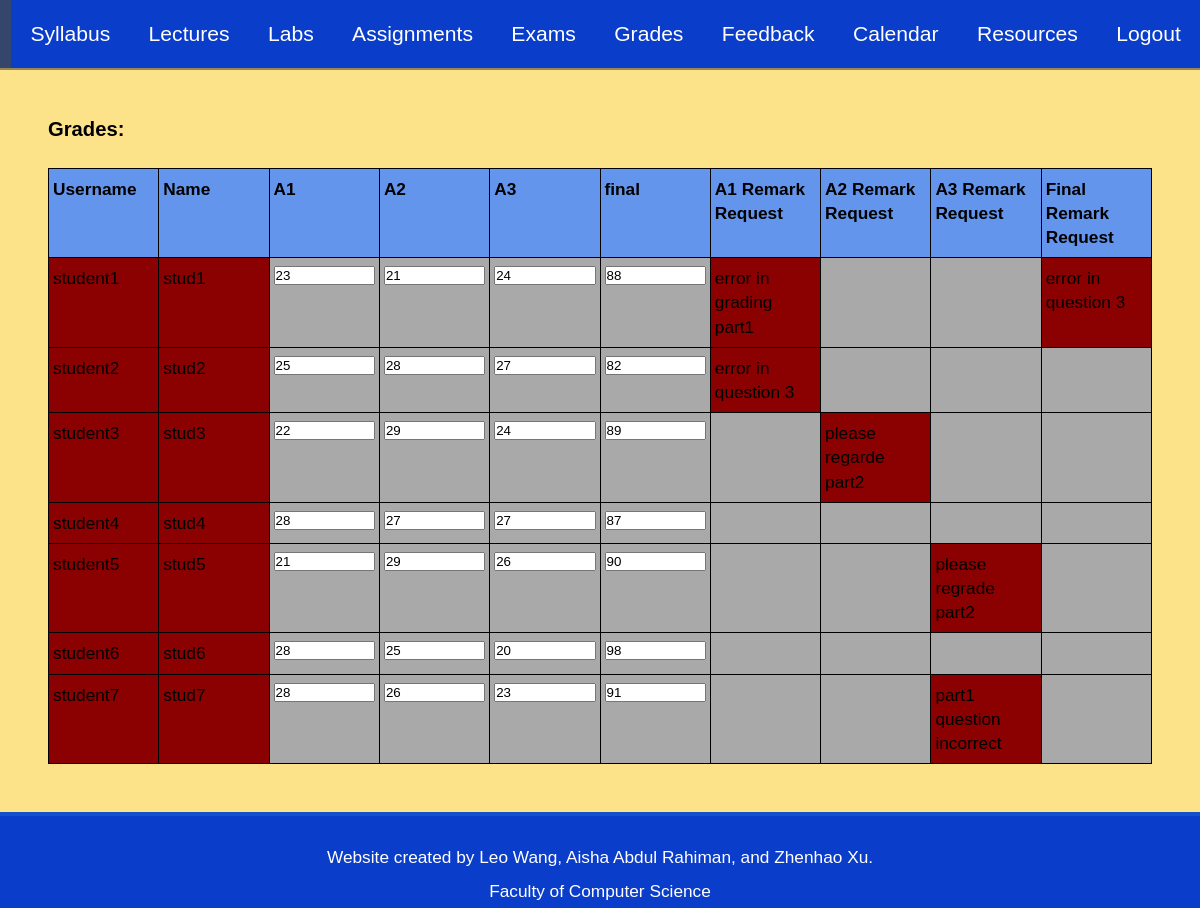
The app's page /grades (signed in) with its own data.
### tables this page shows
CREATE TABLE Marks(
    username     TEXT PRIMARY KEY,
    name         TEXT,
    A1           INTEGER,
	A2           INTEGER,
	A3           INTEGER,
	final        INTEGER,
    A1_reason    TEXT,
    A2_reason    TEXT,
    A3_reason    TEXT,
    final_reason TEXT
);

### app.py (the view)
@app.route("/grades", methods=['POST', 'GET'])
def grades():
    check_login()
    if session['usertype'] == 'student':
        headings = ("A1", "A2", "A3", "final")
        if request.method == 'POST':
            reason = request.form['reason']
            execute(f"UPDATE Marks SET {request.form['asn']} = ? WHERE username = ?", reason, session['username'])
            commit()
        data = records("SELECT A1, A2, A3, final FROM Marks WHERE username = ?", session['username'])
        return render_template('grades.html', headings=headings, data=data)
    elif session['usertype'] == 'instructor':
        headings = ("Username", "Name", "A1", "A2", "A3", "final", "A1 Remark Request", "A2 Remark Request", "A3 Remark Request", "Final Remark Request")
        data = records("SELECT * FROM Marks")
        if request.method == "POST":
            mark = request.form['mark'].split(" ")  # string is given in the form "mark studentUsername assignment"
            execute(f"UPDATE Marks SET {mark[2]} = ? WHERE username = ?", mark[0], mark[1])
            commit()
        data = records("SELECT * FROM Marks")
        return render_template('grades.html', headings=headings, data=data)
    else:
        raise ValueError('Invalid usertype: ' + session['usertype'])

### auth.py (called while the page is built)
def check_login():
    if 'username' not in session:
        abort(403)

### db.py (called while the page is built)
def records(commands, *values):
    cur.execute(commands, tuple(values))
    return cur.fetchall()

### templates/grades.html (shortened to what this page needs)
{% extends 'navbase.html' %}
{% block content %}
    <h3>Grades:</h3>
    <br>
    {% if session['usertype'] == 'student' %}
        <div class="table-4-col">
            {% for header in headings %}
                <span class="table-header">{{ header }}</span>
            {% endfor %}
            {% for row in data %}
                {% for entry in row %}
                    {% if entry != None %}
                        <span>{{ entry }}</span>
                    {% else %}
                        <span></span>
                    {% endif %}
                {% endfor %}
            {% endfor %}
            <span>
                <form method="POST" onsubmit="return submitRemarkRequest(this)">
                    <label for="A1">Reason:</label>
                    <input type="text" id="A1" name="reason" rows="3" cols="6">
                    <input type="submit" name="regrade-submit-A1" value="Submit regrade request" class="button">
                    <input type="hidden" name="asn" value="a1_reason"/>
                </form>
            </span>
            <span>
                <form method="POST" onsubmit="return submitRemarkRequest(this)">
                    <label for="A2">Reason:</label>
                    <input type="text" id="A2" name="reason" rows="3" cols="6">
                    <input type="submit" name="regrade-submit-A2" value="Submit regrade request" class="button">
                    <input type="hidden" name="asn" value="a2_reason"/>
                </form>
            </span>
            <span>
                <form method="POST" onsubmit="return submitRemarkRequest(this)">
                    <label for="A3">Reason:</label>
                    <input type="text" id="A3" name="reason" rows="3" cols="6">
                    <input type="submit" name="regrade-submit-A3" value="Submit regrade request" class="button">
                    <input type="hidden" name="asn" value="a3_reason"/>
                </form>
            </span>
            <span>
                <form method="POST" onsubmit="return submitRemarkRequest(this)">
                    <label for="final">Reason:</label>
                    <input type="text" id="final" name="reason">
                    <input type="submit" name="regrade-submit-F" value="Submit regrade request" class="button">
                    <input type="hidden" name="asn" value="final_reason"/>
                </form>
            </span>
        </div>
    {% elif session['usertype'] == 'instructor' %}
        <div class="table-10-col">
            {% for header in headings %}
                <span class="table-header">{{ header }}</span>
            {% endfor %}
            {% for row in data %}
                {% for entry in row %}
                    {% if loop.index0 > 1 and loop.index0 < 6 %}
                        {% if entry != None %}
                            <span>
                                <form method="post" student="{{ row[0] }}" asn="{{ headings[loop.index0] }}" onsubmit="return validateGrade(this)">
                                    <input class="mark-input" type="text" name="mark" value="{{ entry }}"/>
                                </form>
                            </span>
                        {% else %}
                            <span>
                                <input type="number"/>
                            </span>
                        {% endif %}
                    {% else %}
                        {% if entry != None %}
                            <span class="table-alert">{{ entry }}</span>
                        {% else %}
                            <span></span>
                        {% endif %}
                    {% endif %}
                {% endfor %}
            {% endfor %}
        </div>
    {% endif %}
{% endblock %}

### static/style.css (style rules this page uses)
* { margin: 0; padding: 0; }
*, *::before, *::after { box-sizing: inherit; }
html { box-sizing: border-box; font-size: 62.5%; scroll-behavior: smooth; min-height: 100%; }
@media only screen and (max-width: 75em) { html { font-size: 60%; } }
body { font-family: "Arial Black", sans-serif; font-size: 1.8rem; font-weight: 400; line-height: 1.4; color: rgb(0, 0, 0); }
form { display: flex; flex-direction: column; text-align: center; }
.main > * { margin: 0 5rem 0 5rem; }
.table-10-col { display: grid; grid-template-columns: repeat(10, 1fr); border-top: 1px solid black; border-right: 1px solid black; background: darkgray; }
.table-10-col > span { padding: 8px 4px; border-left: 1px solid black; border-bottom: 1px solid black; }
.table-header { background-color: cornflowerblue; font-weight: bold; }
.mark-input { width: 100%; height: 100%; }
.table-alert { background-color: darkred; }

### records on screen
Marks: username "student1", name "stud1", row "23" "21" "24" "88", A1_reason "error in grading part1", final_reason "error in question 3"
Marks: username "student2", name "stud2", row "25" "28" "27" "82", A1_reason "error in question 3"
Marks: username "student3", name "stud3", row "22" "29" "24" "89", A2_reason "please regarde part2"
Marks: username "student4", name "stud4", row "28" "27" "27" "87"
Marks: username "student5", name "stud5", row "21" "29" "26" "90", A3_reason "please regrade part2"
Marks: username "student6", name "stud6", row "28" "25" "20" "98"
Marks: username "student7", name "stud7", row "28" "26" "23" "91", A3_reason "part1 question incorrect"

### other values on screen
{{ header }} "Username" "Name" "A1" "A2" "A3" "final" "A1 Remark Request" "A2 Remark Request" "A3 Remark Request" "Final Remark Request"
